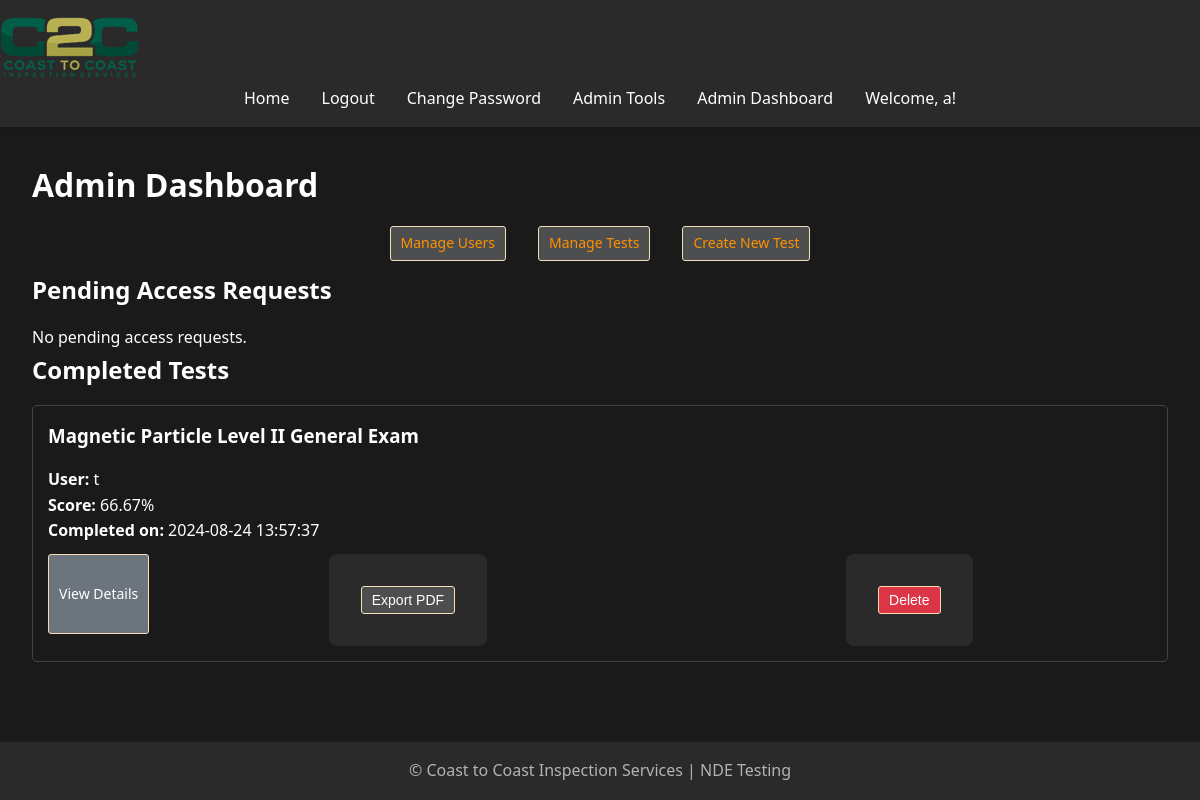
Page /admin/dashboard (signed in) on the committed database.
### models.py (models this page shows, shortened)
class User(UserMixin, db.Model):
    id = db.Column(db.Integer, primary_key=True)
    username = db.Column(db.String(80), unique=True, nullable=False)
    password = db.Column(db.String(120), nullable=False)
    is_admin = db.Column(db.Boolean, default=False)
    test_results = db.relationship('TestResult', back_populates='user', lazy=True)
    accesses = db.relationship('TestAccess', back_populates='user', lazy=True)
    access_requests = db.relationship('TestAccessRequest', back_populates='user', lazy=True)

class TestResult(db.Model):
        id = Column(Integer, primary_key=True)
        user_id = Column(Integer, ForeignKey('user.id', ondelete='CASCADE'), nullable=False)
        test_id = Column(Integer, ForeignKey('test.id', ondelete='CASCADE'), nullable=False)
        score = Column(Float, nullable=False)
        date_submitted = Column(DateTime, default=datetime.utcnow)
        user = relationship('User', back_populates='test_results')
        test = relationship('Test', back_populates='test_results')
        missed_questions = relationship('MissedQuestion', back_populates='test_result', cascade='all, delete-orphan')

class Test(db.Model):
    id = db.Column(db.Integer, primary_key=True)
    title = db.Column(db.String(100), nullable=False)
    question_count = db.Column(db.Integer, nullable=False, default=10)
    test_results = relationship('TestResult', back_populates='test', cascade='all, delete-orphan')
    questions = relationship('Question', back_populates='test', cascade='all, delete-orphan')
    accesses = db.relationship('TestAccess', back_populates='test', lazy=True, cascade="all, delete-orphan")
    access_requests = db.relationship('TestAccessRequest', back_populates='test', lazy=True, cascade="all, delete-orphan")

### app.py (the view)
@app.route('/admin/dashboard')
@login_required
def admin_dashboard():
    if not current_user.is_admin:
        flash('You do not have permission to access this page.', 'error')
        return redirect(url_for('home'))
    completed_tests = TestResult.query.all()  # Ensure this query is executed correctly
    pending_requests = TestAccessRequest.query.filter_by(status='pending').all()
    return render_template('admin_dashboard.html', completed_tests= [] or completed_tests, pending_requests=pending_requests)

### app.py (called while the page is built)
@app.before_request
def reset_session_on_navigation():
    test_endpoints = ['take_test', 'submit_test']
    current_endpoint = request.endpoint
    if current_endpoint is None:
        return

@app.context_processor
def utility_processor():
    def format_pacific_time(utc_dt):
        pacific_time = utc_to_pacific(utc_dt)
        return pacific_time.strftime('%Y-%m-%d %I:%M:%S %p %Z')
    return dict(format_pacific_time=format_pacific_time)

@login_manager.user_loader
def load_user(user_id):
    return User.query.get(int(user_id))

@app.before_request
def manage_test_session():
    if 'start_new_test' in request.args:
        session.pop('answers', None)
        session.pop('flagged', None)
        session.pop('current_index', None)
        session.pop('start_time', None)
    elif 'test_submitted' in session and request.endpoint != 'test_results':
        session.pop('answers', None)
        session.pop('flagged', None)
        session.pop('current_index', None)
        session.pop('start_time', None)
        session.pop('test_submitted', None)

### templates/admin_dashboard.html (shortened to what this page needs)
{% extends "base.html" %}
{% block content %}
    <h1>Admin Dashboard</h1>
    <nav>
        <ul style="list-style-type: none; padding: 0;">
            <li style="margin-bottom: 10px;">
                <a href="{{ url_for('manage_users') }}" class="btn btn-secondary" style="color:rgb(255, 145, 0);">Manage Users</a>
            </li>
            <li style="margin-bottom: 10px;">
                <a href="{{ url_for('manage_tests') }}" class="btn btn-secondary" style="color:rgb(255, 145, 0);">Manage Tests</a>
            </li>
            <li style="margin-bottom: 10px;">
                <a href="{{ url_for('create_test') }}" class="btn btn-secondary" style="color:rgb(255, 145, 0);">Create New Test</a>
            </li>
        </ul>
    </nav>
    <h2>Pending Access Requests</h2>
    {% if pending_requests %}
        <ul style="list-style-type: none; padding: 0;">
            {% for request in pending_requests %}
                <li style="margin-bottom: 10px; border-bottom: 1px solid white; max-width: 600px; padding: 10px; min-height: 100px; display: flex; align-items: center;">
                    <div style="flex-grow: 1;">
                        <p><strong>User:</strong> {{ request.user.username }}</p>
                        <p><strong>Test:</strong> {{ request.test.title }}</p>
                        <p><strong>Requested on:</strong> {{ request.request_date.strftime('%Y-%m-%d %H:%M:%S') }}</p>
                    </div>
                    <div style="display: flex; flex-direction: column; gap: 5px;">
                        <form action="{{ url_for('approve_access', request_id=request.id) }}" method="POST" style="display:inline;">
                            <button type="submit" class="btn btn-primary btn-sm">Approve</button>
                        </form>
                        <form action="{{ url_for('admin_deny_access', request_id=request.id) }}" method="POST" style="display:inline;">
                            <button type="submit" class="btn btn-danger btn-sm" onclick="return confirm('Are you sure you want to deny this request?');">Deny</button>
                        </form>
                    </div>
                </li>
            {% endfor %}
        </ul>
    {% else %}
        <p>No pending access requests.</p>
    {% endif %}
    <h2>Completed Tests</h2>
    {% if completed_tests %}
        <ul style="list-style-type: none; padding: 0;">
            {% for test_result in completed_tests %}
                <li style="margin-bottom: 20px; border: 1px solid #444; padding: 15px; border-radius: 5px;">
                    <div>
                        <h3 style="margin-top: 0;">{{ test_result.test.title }}</h3>
                        <p><strong>User:</strong> {{ test_result.user.username }}</p>
                        <p><strong>Score:</strong> {{ "%.2f"|format(test_result.score) }}%</p>
                        <p><strong>Completed on:</strong> {{ test_result.date_submitted.strftime('%Y-%m-%d %H:%M:%S') }}</p>
                    </div>
                    <div style="display: flex; justify-content: space-between; margin-top: 10px;">
                        <a href="{{ url_for('view_completed_test', test_result_id=test_result.id) }}" class="btn btn-info btn-sm">View Details</a>
                        <form action="{{ url_for('export_test_result', test_result_id=test_result.id) }}" method="GET" style="display:inline;">
                            <button type="submit" class="btn btn-secondary btn-sm">Export PDF</button>
                        </form>
                        <form action="{{ url_for('delete_completed_test', test_result_id=test_result.id) }}" method="POST" style="display:inline;">
                            <button type="submit" class="btn btn-danger btn-sm" onclick="return confirm('Are you sure you want to delete this test result?');">Delete</button>
                        </form>
                    </div>
                </li>
            {% endfor %}
        </ul>
    {% else %}
        <p>No completed tests available.</p>
    {% endif %}
{% endblock %}

### templates/base.html (shortened to what this page needs)
<!DOCTYPE html>
<html lang="en">
<head>
    <link rel="stylesheet" href="{{ url_for('static', filename='css/style.css') }}">
</head>
<body>
    <header>
        <nav class="navbar">
            <a class="navbar-brand" href="{{ url_for('home') }}">
                <img src="{{ url_for('static', filename='images/logo.png') }}" alt="Logo" class="logo">
            </a>
            <ul class="navbar-nav">
                <li><a href="{{ url_for('home') }}">Home</a></li>
                {% if current_user.is_authenticated %}
                    <li><a href="{{ url_for('logout') }}">Logout</a></li>
                    <li><a href="{{ url_for('change_password') }}">Change Password</a></li>
                    {% if current_user.is_admin %}
                        <li><a href="{{ url_for('admin.index') }}">Admin Tools</a></li>
                        <li><a href="{{ url_for('admin_dashboard') }}">Admin Dashboard</a></li>
                    {% endif %}
                    <li class="user-welcome">
                        <span>Welcome, {{ current_user.username }}!</span>
                    </li>
                {% else %}
                    <li><a href="{{ url_for('login') }}">Login</a></li>
                    <li><a href="{{ url_for('register') }}">Register</a></li>
                {% endif %}
            </ul>
        </nav>
    </header>
    <main>
        {% block content %}{% endblock %}
    </main>
    <footer>
        <p>&copy; Coast to Coast Inspection Services | NDE Testing</p>
    </footer>
</body>
</html>

### static/css/style.css (style rules this page uses)
:root { --bg-primary: #1a1a1a; --bg-secondary: #2a2a2a; --text-primary: #ffffff; --text-secondary: #b3b3b3; --accent-color: #87c787; --error-color: #cf6679; --success-color: #03dac6; }
* { box-sizing: border-box; margin: 0; padding: 0; }
body { font-family: 'Segoe UI', Tahoma, Geneva, Verdana, sans-serif; line-height: 1.6; color: var(--text-primary); background-color: var(--bg-primary); min-height: 100vh; display: flex; flex-direction: column; }
header { background-color: var(--bg-secondary); padding: 1rem 0; box-shadow: 0 2px 4px rgba(0,0,0,0.1); }
nav ul { display: flex; justify-content: center; list-style-type: none; }
nav ul li { margin: 0 1rem; }
nav ul li a { color: var(--text-primary); text-decoration: none; font-weight: 500; transition: color 0.3s ease; }
main { flex: 1; padding: 2rem; max-width: 1200px; margin: 0 auto; width: 100%; }
h1, h2, h3 { margin-bottom: 1rem; color: var(--text-primary); }
a { color: var(--accent-color); text-decoration: none; transition: color 0.3s ease; }
form { background-color: var(--bg-secondary); padding: 2rem; border-radius: 8px; max-width: 700px; margin: 0 auto; }
.btn-sm { max-height: 80px; }
button { background-color: rgb(59, 59, 59); color: var(--text-primary); padding: 0.5rem 1rem; border: none; border-radius: 4px; cursor: pointer; transition: background-color 0.3s ease; }
footer { text-align: center; padding: 1rem 0; background-color: var(--bg-secondary); color: var(--text-secondary); }

### templates/admin_dashboard.html (style rules this page uses)
.btn { padding: 5px 10px; border: 1px solid wheat; border-radius: 3px; cursor: pointer; text-decoration: none; display: flex; align-items: center; justify-content: center; font-size: 14px; }
.btn-danger { background-color: #dc3545; color: white; }
.btn-info { background-color: #6c757d; color: white; }
.btn-secondary { background-color: #4c4e50; color: white; }

### rows in the picture
User: username "a"
TestResult: test "Magnetic Particle Level II General Exam", user.username "t", score "66.67", date_submitted "2024-08-24 13:57:37"
